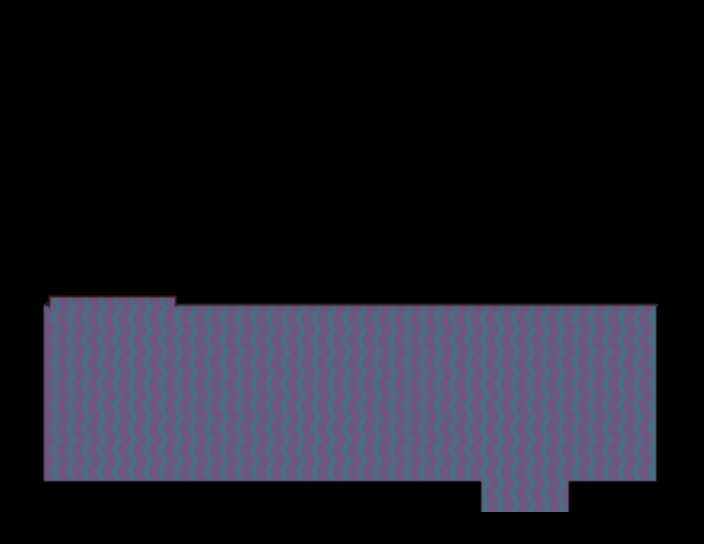

A 2D game scene composited from a Tiled map and its tileset images. What follows is a short description and the map's XML, with each tile layer's data collapsed to a summary:
An orthogonal 22x17 tile map with 32x32 px tiles, 2 tile layers (uhh, Tile Layer 1), 2 tilesets.

<map version="1.0" tiledversion="1.1.2" orientation="orthogonal" renderorder="right-down" width="22" height="17" tilewidth="32" tileheight="32" infinite="0" nextobjectid="1">
 <properties>
  <property name="blocked" value="true" />
 </properties>
 <tileset firstgid="1" source="test_4.tsx" />
 <tileset firstgid="337" source="test3.tsx" />
 <layer name="uhh" width="22" height="17" opacity="0.39">
  <properties>
   <property name="blocked" value="true" />
  </properties>
  <data>[374 cells, 108 non-empty, 2 distinct tile ids]</data>
 </layer>
 <layer name="Tile Layer 1" width="22" height="17">
  <data>[374 cells, 336 non-empty, 336 distinct tile ids]</data>
 </layer>
</map>
